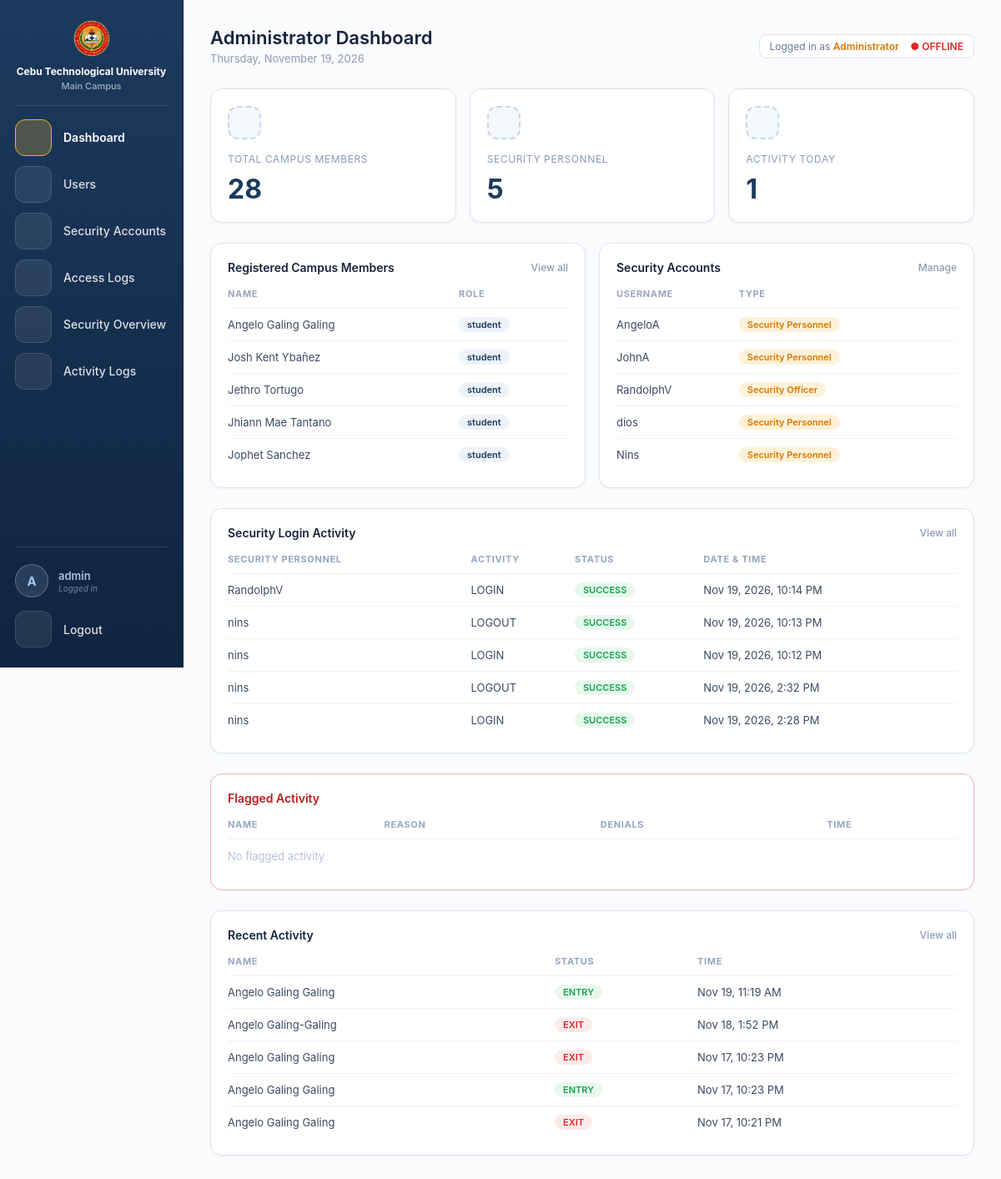
The page /final/admin_dashboard.php (signed in) on the database its author committed.
### tables this page shows
CREATE TABLE `people` (
  `id` int(10) UNSIGNED NOT NULL,
  `id_number` varchar(8) NOT NULL,
  `first_name` varchar(100) NOT NULL DEFAULT '',
  `last_name` varchar(100) NOT NULL DEFAULT '',
  `birthdate` date DEFAULT NULL,
  `role` enum('student','faculty','staff','alumni') NOT NULL,
  `status` enum('IN','OUT') NOT NULL DEFAULT 'OUT',
  `course` varchar(100) DEFAULT NULL,
  `department` varchar(100) DEFAULT NULL,
  `position` varchar(100) DEFAULT NULL,
  `created_at` datetime DEFAULT current_timestamp()
);

CREATE TABLE `staff` (
  `id` int(10) UNSIGNED NOT NULL,
  `username` varchar(50) NOT NULL,
  `password_hash` varchar(255) NOT NULL,
  `first_name` varchar(50) NOT NULL DEFAULT '',
  `last_name` varchar(50) NOT NULL DEFAULT '',
  `role` enum('admin','officer','personnel') NOT NULL,
  `contact_number` varchar(20) DEFAULT NULL,
  `status` enum('ACTIVE','INACTIVE') NOT NULL DEFAULT 'ACTIVE',
  `must_change_password` tinyint(1) NOT NULL DEFAULT 0,
  `created_at` datetime DEFAULT current_timestamp(),
  `gate` varchar(5) NOT NULL DEFAULT 'NONE'
);

CREATE TABLE `access_logs` (
  `id` bigint(20) UNSIGNED NOT NULL,
  `logged_at` datetime NOT NULL DEFAULT current_timestamp(),
  `person_type` varchar(20) DEFAULT NULL,
  `person_id` int(10) UNSIGNED DEFAULT NULL,
  `visitor_id` int(10) UNSIGNED DEFAULT NULL,
  `id_number` varchar(100) DEFAULT NULL,
  `name_snapshot` varchar(200) DEFAULT NULL,
  `role_snapshot` varchar(30) DEFAULT NULL,
  `event` enum('ENTRY','EXIT','DENIED') NOT NULL,
  `reason` enum('UNKNOWN_ID','QR_EXPIRED','FACE_MISMATCH','NOT_REGISTERED','OTHER','QR_USED') DEFAULT NULL,
  `flagged` tinyint(1) NOT NULL DEFAULT 0,
  `staff_id` int(10) UNSIGNED DEFAULT NULL,
  `guard_snapshot` varchar(50) DEFAULT NULL
);

### final/admin_dashboard.php (the view, shortened to what this page needs)
<?php
include 'auth.php';
$loggedName = '';
if (!empty($_SESSION['admin_username']))        { $loggedName = $_SESSION['admin_username']; }
elseif (!empty($_SESSION['officer_username']))  { $loggedName = $_SESSION['officer_username']; }
require_once __DIR__ . '/dashboard_flags.php';
$totalUsers = (int)$conn->query("SELECT COUNT(*) AS c FROM people")->fetch_assoc()['c'];
$totalSecurity = (int)$conn->query("SELECT COUNT(*) AS c FROM staff WHERE role <> 'admin'")->fetch_assoc()['c'];
$todayLogs = (int)$conn->query("SELECT COUNT(*) AS c FROM access_logs WHERE DATE(logged_at) = CURDATE()")->fetch_assoc()['c'];
$users = $conn->query("SELECT first_name, last_name, role FROM people ORDER BY id DESC LIMIT 5");
$security = $conn->query("SELECT username, role FROM staff WHERE role <> 'admin' ORDER BY id DESC LIMIT 5");
$loginLogs = $conn->query("
    SELECT username_snapshot AS username, action, status, logged_at AS timestamp
    FROM auth_logs ORDER BY logged_at DESC, id DESC LIMIT 5
");
function icon($name) {
    $paths = [
        'home'   => '<path d="M3 11l9-8 9 8"/><path d="M5 10v10h14V10"/>',
        'user'   => '<circle cx="12" cy="8" r="4"/><path d="M4 21c0-4.4 3.6-7 8-7s8 2.6 8 7"/>',
        'lock'   => '<rect x="5" y="11" width="14" height="10" rx="2"/><path d="M8 11V8a4 4 0 018 0v3"/>',
        'list'   => '<path d="M8 6h12M8 12h12M8 18h12M4 6h.01M4 12h.01M4 18h.01"/>',
        'chart'  => '<path d="M4 20V10M10 20V4M16 20v-7M22 20H2"/>',
        'logout' => '<path d="M9 21H5V3h4"/><path d="M16 17l5-5-5-5M21 12H9"/>',
    ];
    return '<svg viewBox="0 0 24 24" aria-hidden="true">' . $paths[$name] . '</svg>';
}
function staff_label($role) {
    return $role === 'officer' ? 'Security Officer' : 'Security Personnel';
}
?>
<!DOCTYPE html>
<html lang="en">
<head>
</head>
<body>
<nav class="sidebar" aria-label="Main">
  <div class="logo">
    <img src="lego.png" alt="Lego">
    <div class="logo-text">
      <span class="logo-univ">Cebu Technological University</span>
      <span class="logo-campus">Main Campus</span>
    </div>
  </div>
  <div class="sidebar-divider"></div>
    <a class="nav-item active" aria-current="page" href="admin_dashboard.php" data-tip="Dashboard" aria-label="Dashboard"><span class="nav-icon"><?= icon('home') ?></span><span class="nav-label">Dashboard</span></a>
  <a class="nav-item" href="users.php" data-tip="Users" aria-label="Users"><span class="nav-icon"><?= icon('user') ?></span><span class="nav-label">Users</span></a>
  <a class="nav-item" href="manage_security.php" data-tip="Security Accounts" aria-label="Security Accounts"><span class="nav-icon"><?= icon('lock') ?></span><span class="nav-label">Security Accounts</span></a>
  <a class="nav-item" href="admin_logs.php" data-tip="Access Logs" aria-label="Access Logs"><span class="nav-icon"><?= icon('list') ?></span><span class="nav-label">Access Logs</span></a>
  <a class="nav-item" href="security_summary.php?from=admin" data-tip="Security Overview" aria-label="Security Overview"><span class="nav-icon"><?= icon('chart') ?></span><span class="nav-label">Security Overview</span></a>
  <a class="nav-item" href="authentication_logs.php?from=admin" data-tip="Activity Logs" aria-label="Activity Logs"><span class="nav-icon"><?= icon('list') ?></span><span class="nav-label">Activity Logs</span></a>
  <div class="sidebar-divider user-divider"></div>
  <div class="sidebar-user" title="<?= htmlspecialchars($loggedName) ?>">
    <span class="su-avatar"><?= htmlspecialchars(strtoupper(substr($loggedName, 0, 1))) ?></span>
    <span class="su-text">
      <span class="su-name"><?= htmlspecialchars($loggedName) ?></span>
      <span class="su-label">Logged in</span>
    </span>
  </div>
  <a class="nav-item logout-item" href="admin_logout.php" data-tip="Logout" aria-label="Logout"><span class="nav-icon"><?= icon('logout') ?></span><span class="nav-label">Logout</span></a>
</nav>
<main class="main">
  <div class="header">
    <div class="header-left">
      <h1>Administrator Dashboard</h1>
      <p><?= date('l, F j, Y') ?></p>
    </div>
    <div class="header-right">
      <div class="admin-badge">
        Logged in as <span class="role">Administrator</span>
        <span id="liveStatus" class="live-status">● LIVE</span>
      </div>
    </div>
  </div>
  <div class="cards">
    <div class="card">
      <div class="icon"><?= icon('user') ?></div>
      <small>Total Campus Members</small>
      <h2 id="totalUsers"><?= $totalUsers ?></h2>
    </div>
    <div class="card">
      <div class="icon"><?= icon('lock') ?></div>
      <small>Security Personnel</small>
      <h2 id="totalSecurity"><?= $totalSecurity ?></h2>
    </div>
    <div class="card">
      <div class="icon"><?= icon('list') ?></div>
      <small>Activity Today</small>
      <h2 id="todayLogs"><?= $todayLogs ?></h2>
    </div>
  </div>
  <div class="sections">
    <div class="section">
      <h3>Registered Campus Members <a href="users.php">View all</a></h3>
      <div class="table-wrap">
        <table>
          <thead><tr><th>Name</th><th>Role</th></tr></thead>
          <tbody>
          <?php if ($users && $users->num_rows > 0): ?>
            <?php while ($row = $users->fetch_assoc()): ?>
              <tr>
                <td><?= htmlspecialchars($row['first_name'] . " " . $row['last_name']) ?></td>
                <td><span class="badge badge-security"><?= htmlspecialchars($row['role']) ?></span></td>
              </tr>
            <?php endwhile; ?>
          <?php else: ?>
            <tr><td colspan="2" class="empty">No users registered</td></tr>
          <?php endif; ?>
          </tbody>
        </table>
      </div>
    </div>
    <div class="section">
      <h3>Security Accounts <a href="manage_security.php">Manage</a></h3>
      <div class="table-wrap">
        <table>
          <thead><tr><th>Username</th><th>Type</th></tr></thead>
          <tbody>
          <?php if ($security && $security->num_rows > 0): ?>
            <?php while ($row = $security->fetch_assoc()): ?>
              <tr>
                <td><?= htmlspecialchars($row['username']) ?></td>
                <td><span class="badge badge-admin"><?= htmlspecialchars(staff_label($row['role'])) ?></span></td>
              </tr>
            <?php endwhile; ?>
          <?php else: ?>
            <tr><td colspan="2" class="empty">No security accounts</td></tr>
          <?php endif; ?>
          </tbody>
        </table>
      </div>
    </div>
  </div>
  <div class="section-full">
    <h3>Security Login Activity <a href="authentication_logs.php?from=admin">View all</a></h3>
    <div class="table-wrap">
      <table>
        <thead><tr><th>Security Personnel</th><th>Activity</th><th>Status</th><th>Date &amp; Time</th></tr></thead>
        <tbody id="authenticationLogsBody">
        <?php if ($loginLogs && $loginLogs->num_rows > 0): ?>
          <?php while ($row = $loginLogs->fetch_assoc()): ?>
            <?php $status = strtoupper($row['status']); $badgeClass = in_array($status, ['SUCCESS', 'LOGOUT'], true) ? 'badge-success' : 'badge-failed'; ?>
            <tr>
              <td><?= htmlspecialchars($row['username']) ?></td>
              <td><?= htmlspecialchars($row['action']) ?></td>
              <td><span class="badge <?= $badgeClass ?>"><?= htmlspecialchars($status) ?></span></td>
              <td><?= htmlspecialchars(date('M j, Y, g:i A', strtotime($row['timestamp']))) ?></td>
            </tr>
          <?php endwhile; ?>
        <?php else: ?>
          <tr><td colspan="4" class="empty">No security login activity yet</td></tr>
        <?php endif; ?>
        </tbody>
      </table>
    </div>
  </div>
  <div class="section-full flagged-section">
    <h3>Flagged Activity</h3>
    <div class="table-wrap">
      <table>
        <thead><tr><th>Name</th><th>Reason</th><th>Denials</th><th>Time</th></tr></thead>
        <tbody id="flaggedBody"><?= dash_flagged_rows($conn, 5) ?></tbody>
      </table>
    </div>
  </div>
  <div class="section-full">
    <h3>Recent Activity <a href="admin_logs.php">View all</a></h3>
    <div class="table-wrap">
      <table>
        <thead><tr><th>Name</th><th>Status</th><th>Time</th></tr></thead>
        <tbody id="recentLogsBody"><?= dash_logs_rows($conn, 5) ?></tbody>
      </table>
    </div>
  </div>
</main>
</body>
</html>

### final/dashboard_flags.php (shortened to what this page needs)
<?php
function dash_h($v) { return htmlspecialchars((string)$v, ENT_QUOTES, 'UTF-8'); }
function dash_logs_rows($conn, $limit = 5) {
  $limit = max(1, min(20, (int)$limit));
  $html = '';
  $r = $conn->query("
    SELECT COALESCE(name_snapshot, id_number) AS name, event, reason, flagged, logged_at
    FROM access_logs
    ORDER BY logged_at DESC, id DESC
    LIMIT $limit
  ");
  while ($r && $row = $r->fetch_assoc()) {
    $ev  = strtoupper((string)$row['event']);
    $cls = $ev === 'ENTRY' ? 'badge-in' : ($ev === 'DENIED' ? 'badge-denied' : 'badge-out');
    $extra = ($ev === 'DENIED' && !empty($row['reason']))
      ? '<span class="log-reason">' . dash_h(dash_reason_label($row['reason'])) . '</span>' : '';
    $flag = !empty($row['flagged']) ? ' <span class="flag-mark">⚑ FLAGGED</span>' : '';
    $html .= '<tr><td>' . dash_h($row['name']) . '</td>'
          .  '<td><span class="badge ' . $cls . '">' . dash_h($ev) . '</span>' . $flag . $extra . '</td>'
          .  '<td>' . dash_h(date('M j, g:i A', strtotime($row['logged_at']))) . '</td></tr>';
  }
  return $html !== '' ? $html : '<tr><td colspan="3" class="empty">No activity yet</td></tr>';
}
function dash_flagged_rows($conn, $limit = 5) {
  $limit = max(1, min(20, (int)$limit));
  $html = '';
  $f = $conn->query("
    SELECT id_number, name_snapshot AS name, reason, denial_count, created_at
    FROM flagged_events
    ORDER BY created_at DESC, id DESC
    LIMIT $limit
  ");
  return $html !== '' ? $html : '<tr><td colspan="4" class="empty">No flagged activity</td></tr>';
}

### rows shown on the page
people: first_name+last_name "Angelo Galing Galing", role "student"
people: first_name+last_name "Josh Kent Ybañez", role "student"
people: first_name+last_name "Jethro Tortugo", role "student"
people: first_name+last_name "Jhiann Mae Tantano", role "student"
people: first_name+last_name "Jophet Sanchez", role "student"
staff: username "AngeloA", role "Security Personnel"
staff: username "JohnA", role "Security Personnel"
staff: username "RandolphV", role "Security Officer"
staff: username "dios", role "Security Personnel"
staff: username "Nins", role "Security Personnel"
access_logs: name "Angelo Galing Galing", event "ENTRY", logged_at "Nov 19, 11:19 AM"
access_logs: name "Angelo Galing-Galing", event "EXIT", logged_at "Nov 18, 1:52 PM"
access_logs: name "Angelo Galing Galing", event "EXIT", logged_at "Nov 17, 10:23 PM"
access_logs: name "Angelo Galing Galing", event "ENTRY", logged_at "Nov 17, 10:23 PM"
access_logs: name "Angelo Galing Galing", event "EXIT", logged_at "Nov 17, 10:21 PM"

### other values the page prints
substr($loggedName, 0, 1) "A"
$loggedName "admin"
$totalUsers "28"
$totalSecurity "5"
$todayLogs "1"
$row['username'] "RandolphV"
$row['action'] "LOGIN"
$status "SUCCESS"
date('M j, Y, g:i A', strtotime($row['timestamp'])) "Nov 19, 2026, 10:14 PM"
$row['username'] "nins"
$row['action'] "LOGOUT"
date('M j, Y, g:i A', strtotime($row['timestamp'])) "Nov 19, 2026, 10:13 PM"
date('M j, Y, g:i A', strtotime($row['timestamp'])) "Nov 19, 2026, 10:12 PM"
date('M j, Y, g:i A', strtotime($row['timestamp'])) "Nov 19, 2026, 2:32 PM"
date('M j, Y, g:i A', strtotime($row['timestamp'])) "Nov 19, 2026, 2:28 PM"
